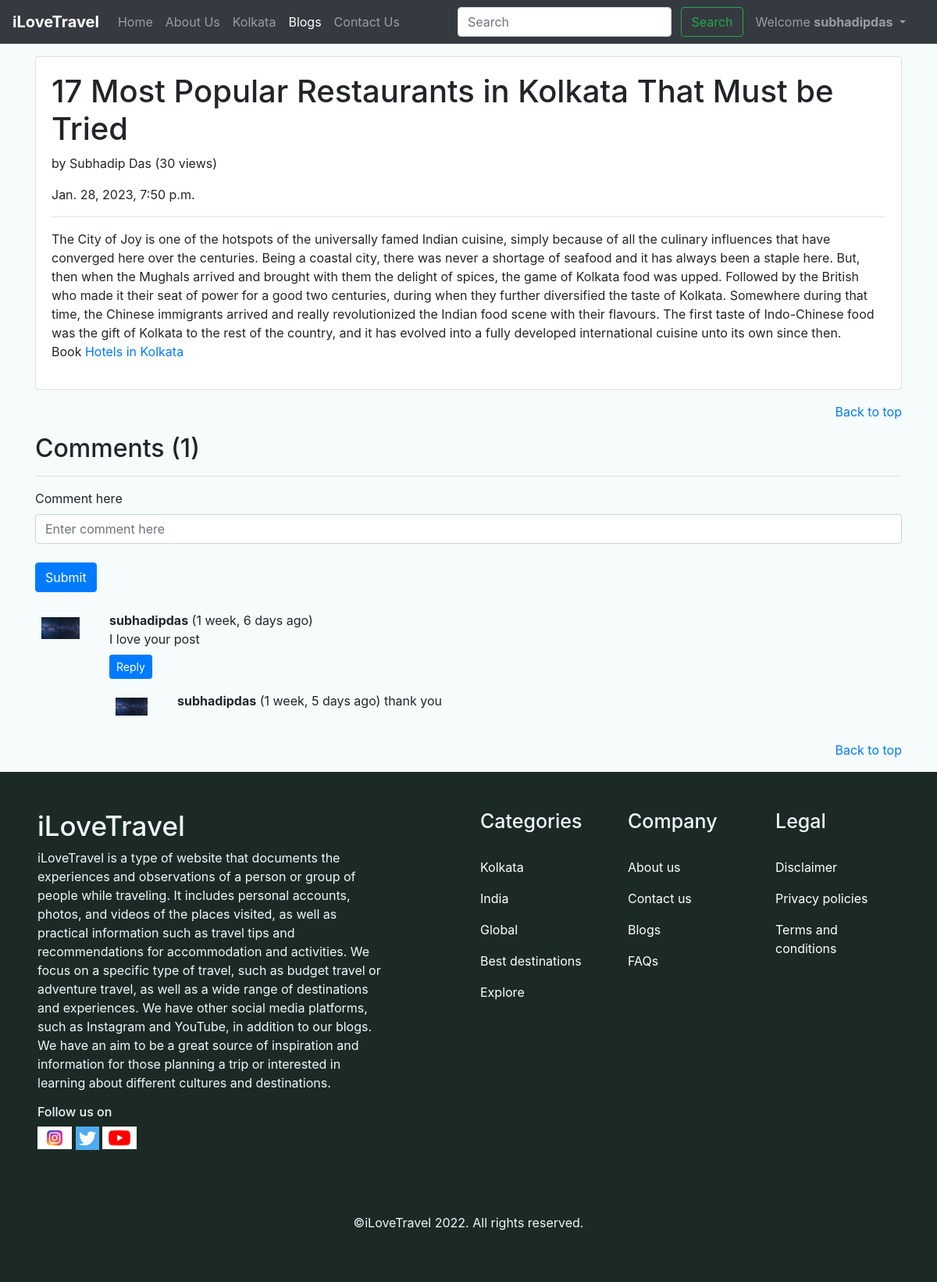
Screenshot of /blog/17 Most Popular Restaurants in Kolkata That Must be Tried (signed in) with the database file from the repository.
### blog/models.py (models this page shows, shortened)
class Post(models.Model):
    sno = models.AutoField(primary_key=True)
    title= models.CharField(max_length=122)
    content=models.TextField()
    author= models.CharField(max_length=122)
    views= models.IntegerField(default= 0)
    slug=models.CharField(max_length=130)
    timestamp = models.DateTimeField(default=now)

class BlogComment(models.Model):
    sno = models.AutoField(primary_key=True)
    comment =models.TextField()
    user = models.ForeignKey(User, on_delete=models.CASCADE)
    post = models.ForeignKey(Post,  on_delete=models.CASCADE)
    parent = models.ForeignKey('self', on_delete=models.CASCADE, null=True)
    timestamp = models.DateTimeField(default=now)

### blog/views.py (the view)
# urls.py: path("<str:slug>", views.blogpost, name='blogpost'),
def blogpost(request,slug):
    post= Post.objects.filter(slug=slug).first()
    post.views= post.views+1
    post.save()
    comments= BlogComment.objects.filter(post=post, parent=None)
    replies= BlogComment.objects.filter(post=post).exclude(parent=None)
    replyDict={}
    for reply in replies:
        if reply.parent.sno not in replyDict.keys():
            replyDict[reply.parent.sno]=[reply]
        else:
            replyDict[reply.parent.sno].append(reply)
    context={'post':post, 'comments':comments, 'user':request.user, 'replyDict':replyDict}
    return render(request, 'blog/blogpost.html', context)

### blog/templatetags/extras.py (called while the page is built)
@register.filter(name='get_val')
def get_val(dict, key):
    return dict.get(key)

### templates/blog/blogpost.html (shortened to what this page needs)
{% extends 'base.html' %}
{% block blogactive %}active{% endblock blogactive %}
{% block body %}
{% load humanize %}
{% load extras %}
<div class="container my-3">
    <div class="card">
        <div class="card-body">
            <h1>{{post.title}}</h1>
            <p>by {{post.author}}  (<span>{{post.views}} views</span>)</p>
            <p>{{post.timestamp}}</p>
            <hr>
            <p class="card-text">{{post.content|safe}}</p>
        </div>
    </div>
</div>
<div class="container my-3" style="text-align:end">
    <a href="/">Back to top</a>
</div>
<div class="container my-3">
    <h2>Comments ({{comments.count}})</h2>
    <div class="my-2">
        <hr>
        {% if user.is_authenticated %}
        <form action="/blog/postComment" method="post">
            <div class="form-group">
                <label for="exampleInputEmail1">Comment here</label>
                <input type="text" name="comment" class="form-control" placeholder="Enter comment here">
            </div>
            <button type="submit" class="btn btn-primary my-2">Submit</button>
        </form>
        {% else %}
        <p>Please login to post the comment.</p>
        {% endif %}
    </div>
    {% for comment in comments %}
    <div class="row my-3">
        <div class="col-md-1">
            <img src="../static/img/test.jpeg" class="w-100 p-2" alt="">
        </div>
        <div class="col-md-11"><b>{{comment.user.username}}</b> ({{comment.timestamp|naturaltime}})
            <div>
                {{comment.comment}}
            </div>
            <div class="reply mx-0">
                {% if user.is_authenticated %}
                <button class="btn btn-sm btn-primary my-2" type="button" data-toggle="collapse"
                    data-target="#replyBox{{comment.sno}}" aria-expanded="false"
                    aria-controls="replyBox{{comment.sno}}">
                    Reply
                </button>
                {% else %}
                <button class="btn btn-sm btn-primary" type="button" data-toggle="collapse"
                    data-target="#replyBox{{comment.sno}}" aria-expanded="false" aria-controls="replyBox{{comment.sno}}"
                    disabled>
                    Login to reply
                </button>
                {% endif %}
                <div class="replies">
                    {% for reply in replyDict|get_val:comment.sno %}
                    <div class="row my-2">
                        <div class="col-md-1">
                            <img src="../static/img/test.jpeg" class="w-100 p-2" alt="">
                        </div>
                        <div class="col-md-11">
                            <b>{{reply.user.username}}</b> ({{reply.timestamp|naturaltime}})
                            {{reply.comment}}
                        </div>
                    </div>
                    {% endfor %}
                </div>
            </div>
        </div>
    </div>
    {% endfor %}
</div>
<div class="container my-3" style="text-align:end">
    <a href="/">Back to top</a>
</div>
{% endblock body %}

### templates/base.html (shortened to what this page needs)
<!doctype html>
<html lang="en">
<head>
  <link rel="stylesheet" href="https://cdn.jsdelivr.net/npm/bootstrap@4.6.2/dist/css/bootstrap.min.css"
>
  <link rel="stylesheet" href="../static/index.css" />
</head>
<body>
  <nav class="navbar navbar-expand-lg navbar-dark bg-dark sticky-top">
    <a class="navbar-brand" href="#"><b>iLoveTravel</b></a>
    <div class="collapse navbar-collapse" id="navbarSupportedContent">
      <ul class="navbar-nav mr-auto">
        <li class="nav-item {% block homeactive %}{% endblock homeactive %}">
          <a class="nav-link" href="/">Home <span class="sr-only">(current)</span></a>
        </li>
        <li class="nav-item {% block aboutactive %}{% endblock aboutactive %}">
          <a class="nav-link" href="/about">About Us</a>
        </li>
        <li class="nav-item {% block kolkataactive %}{% endblock kolkataactive %}">
          <a class="nav-link" href="/kolkata">Kolkata</a>
        </li>
        <li class="nav-item {% block blogactive %}{% endblock blogactive %}">
          <a class="nav-link" href="/blog">Blogs</a>
        </li>
        <li class="nav-item {% block contactactive %}{% endblock contactactive %}">
          <a class="nav-link" href="/contact">Contact Us</a>
        </li>
      </ul>
      <div class="ml-auto form-inline">
        <form class="my-2 my-lg-0" method="get" action="/search">
          <input class="form-control mr-sm-2" type="search" placeholder="Search" aria-label="Search" name="query"
            id="query">
          <button class="btn btn-outline-success my-2 my-sm-0 mr-sm-2" type="submit">Search</button>
        </form>
        {% if user.is_authenticated %}
        <ul class="navbar-nav ml-auto mr-3">
          <div class="nav-item dropdown">
            <a class="nav-link dropdown-toggle" role="button" data-toggle="dropdown" aria-expanded="false" href="#">
              Welcome <b>{{request.user.username}}</b>
            </a>
          </div>
        </ul>
        {% endif %}
      </div>
    </div>
  </nav>
  {% block body %}{% endblock body %}
  <footer style="background-color:rgb(28, 42, 37);">
    <div class="mx-5 py-5" style=" color:aliceblue;">
      <div class="row">
        <div class="col-lg-5">
          <h5 style="font-size: 35px;">iLoveTravel</h5>
          <p>iLoveTravel is a type of website that documents the experiences and observations of a person or group
            of people while traveling. It includes personal accounts, photos, and videos of the places visited,
            as well as practical information such as travel tips and recommendations for accommodation and
            activities.
            We focus on a specific type of travel, such as budget travel or adventure travel, as well as a wide
            range of destinations and experiences. We have other social media platforms, such as Instagram and
            YouTube, in addition to our blogs.
            We have an aim to be a great source of inspiration and information for those planning a trip or
            interested in learning about different cultures and destinations.</p>
          <h6>Follow us on</h6>
          <a href="#"><img src="../static/img/instagrampic.jpg" alt="" style="width:44px"></a>
          <a href="#"><img src="../static/img/twitterpic.png" alt="" style="width:30px"></a>
          <a href="#"><img src="../static/img/youtubepic.png" alt="" style="width:44px"></a>
        </div>
        <div class="col-lg-1">
        </div>
        <div class="glow col-lg-6">
          <div class="row">
            <div class="glow col-lg-4">
              <h6 style="font-size: 25px;">Categories</h6>
              <br>
              <p><a href="/kolkata" style="color: white;">Kolkata</a></p>
              <p><a href="#" style="color: white;">India</a></p>
              <p><a href="#" style="color: white;">Global</a></p>
              <p><a href="#" style="color: white;">Best destinations</a></p>
              <p><a href="#" style="color: white;">Explore</a></p>
            </div>
            <div class="glow col-lg-4">
              <h6 style="font-size: 25px;">Company</h6>
              <br>
              <p><a href="/about" style="color: white;">About us</a></p>
              <p><a href="/contact" style="color: white;">Contact us</a></p>
              <p><a href="/blog" style="color: white;">Blogs</a></p>
              <p><a href="#" style="color: white;">FAQs</a></p>
            </div>
            <div class="glow col-lg-4">
              <h6 style="font-size: 25px;">Legal</h6>
              <br>
              <p><a href="#" style="color: white;">Disclaimer</a></p>
              <p><a href="#" style="color: white;">Privacy policies</a></p>
              <p><a href="#" style="color: white;">Terms and conditions</a></p>
            </div>
          </div>
        </div>
      </div>
      <br><br>
      <hr>
      <p style="text-align: center;">&copy;iLoveTravel 2022. All rights reserved.</p>
  </footer>
</body>
</html>

### static/index.css (style rules this page uses)
* { margin: 0px; padding: 0px; }
body { background-color: rgb(246, 251, 251); }
footer a { cursor: pointer; text-decoration: none; }

### rows the page displays
Post: title "17 Most Popular Restaurants in Kolkata That Must be Tried", author "Subhadip Das", views "30", timestamp "Jan. 28, 2023, 7:50 p.m.", content "The City of Joy is one of the hotspots of the universally famed Indian cuisine, simply because of all the culinary influences that have converged here over the centuries. Being a coastal city, there was never a shortage of seafood and it has always been a staple here. But, then when the Mughals arrived and brought with them the delight of spices, the game of Kolkata food was upped. Followed by the British who made it their seat of power for a good two centuries, during when they further diversified the taste of Kolkata. Somewhere during that time, the Chinese immigrants arrived and really revolutionized the Indian food scene with their flavours. The first taste of Indo-Chinese food was the…"
BlogComment: user.username "subhadipdas", timestamp "1 week, 6 days ago", comment "I love your post"
BlogComment: user.username "subhadipdas", timestamp "1 week, 5 days ago", comment "thank you"

### other values shown
{{ request.user.username }} "subhadipdas"
{{ comments.count }} "1"
